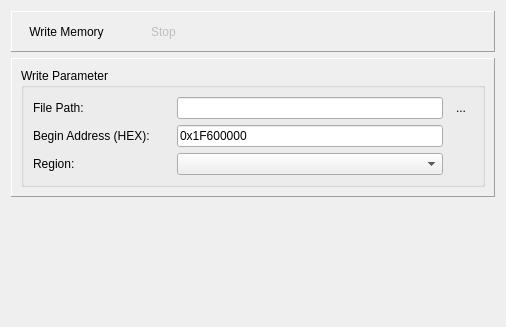
<?xml version="1.0" encoding="UTF-8"?>
<ui version="4.0">
 <class>WriteMemoryWidget</class>
 <widget class="QWidget" name="WriteMemoryWidget">
  <property name="geometry">
   <rect>
    <x>0</x>
    <y>0</y>
    <width>505</width>
    <height>327</height>
   </rect>
  </property>
  <property name="windowTitle">
   <string>Form</string>
  </property>
  <layout class="QGridLayout" name="gridLayout_4">
   <item row="0" column="0">
    <widget class="QFrame" name="frame">
     <property name="frameShape">
      <enum>QFrame::Panel</enum>
     </property>
     <property name="frameShadow">
      <enum>QFrame::Raised</enum>
     </property>
     <layout class="QGridLayout" name="gridLayout_3">
      <item row="0" column="0">
       <layout class="QHBoxLayout" name="horizontalLayout">
        <item>
         <widget class="QToolButton" name="toolButton_writeMemory">
          <property name="minimumSize">
           <size>
            <width>91</width>
            <height>0</height>
           </size>
          </property>
          <property name="toolTip">
           <string>Ctrl + W</string>
          </property>
          <property name="text">
           <string>Write Memory</string>
          </property>
          <property name="icon">
           <iconset resource="../icon.qrc">
            <normaloff>:/images/writeMemory.png</normaloff>:/images/writeMemory.png</iconset>
          </property>
          <property name="iconSize">
           <size>
            <width>24</width>
            <height>24</height>
           </size>
          </property>
          <property name="toolButtonStyle">
           <enum>Qt::ToolButtonTextUnderIcon</enum>
          </property>
          <property name="autoRaise">
           <bool>true</bool>
          </property>
         </widget>
        </item>
        <item>
         <widget class="QToolButton" name="toolButton_stop">
          <property name="enabled">
           <bool>false</bool>
          </property>
          <property name="minimumSize">
           <size>
            <width>91</width>
            <height>0</height>
           </size>
          </property>
          <property name="toolTip">
           <string>F10</string>
          </property>
          <property name="text">
           <string>Stop</string>
          </property>
          <property name="icon">
           <iconset resource="../icon.qrc">
            <normaloff>:/images/stop.png</normaloff>:/images/stop.png</iconset>
          </property>
          <property name="iconSize">
           <size>
            <width>24</width>
            <height>24</height>
           </size>
          </property>
          <property name="toolButtonStyle">
           <enum>Qt::ToolButtonTextUnderIcon</enum>
          </property>
          <property name="autoRaise">
           <bool>true</bool>
          </property>
         </widget>
        </item>
        <item>
         <spacer name="horizontalSpacer_4">
          <property name="orientation">
           <enum>Qt::Horizontal</enum>
          </property>
          <property name="sizeHint" stdset="0">
           <size>
            <width>217</width>
            <height>20</height>
           </size>
          </property>
         </spacer>
        </item>
       </layout>
      </item>
     </layout>
    </widget>
   </item>
   <item row="1" column="0">
    <widget class="QFrame" name="frame_3">
     <property name="frameShape">
      <enum>QFrame::Panel</enum>
     </property>
     <property name="frameShadow">
      <enum>QFrame::Raised</enum>
     </property>
     <layout class="QGridLayout" name="gridLayout_2">
      <item row="0" column="0">
       <widget class="QGroupBox" name="groupBox_2">
        <property name="enabled">
         <bool>true</bool>
        </property>
        <property name="minimumSize">
         <size>
          <width>0</width>
          <height>0</height>
         </size>
        </property>
        <property name="title">
         <string>Write Parameter</string>
        </property>
        <layout class="QGridLayout" name="gridLayout">
         <item row="0" column="0">
          <layout class="QHBoxLayout" name="horizontalLayout_2">
           <item>
            <layout class="QVBoxLayout" name="verticalLayout">
             <item>
              <widget class="QLabel" name="label">
               <property name="text">
                <string>File Path:</string>
               </property>
              </widget>
             </item>
             <item>
              <widget class="QLabel" name="label_3">
               <property name="minimumSize">
                <size>
                 <width>138</width>
                 <height>0</height>
                </size>
               </property>
               <property name="text">
                <string>Begin Address (HEX):</string>
               </property>
              </widget>
             </item>
             <item>
              <widget class="QLabel" name="label_region">
               <property name="text">
                <string>Region:</string>
               </property>
              </widget>
             </item>
            </layout>
           </item>
           <item>
            <layout class="QVBoxLayout" name="verticalLayout_2">
             <item>
              <widget class="QLineEdit" name="lineEdit_FilePath">
               <property name="minimumSize">
                <size>
                 <width>229</width>
                 <height>0</height>
                </size>
               </property>
              </widget>
             </item>
             <item>
              <widget class="QLineEdit" name="lineEdit_address">
               <property name="minimumSize">
                <size>
                 <width>229</width>
                 <height>0</height>
                </size>
               </property>
               <property name="text">
                <string>0x1F600000</string>
               </property>
              </widget>
             </item>
             <item>
              <widget class="QComboBox" name="comboBox_region"/>
             </item>
            </layout>
           </item>
           <item>
            <layout class="QVBoxLayout" name="verticalLayout_3">
             <item>
              <widget class="QToolButton" name="toolButton_openFile">
               <property name="toolTip">
                <string>Browser</string>
               </property>
               <property name="text">
                <string>...</string>
               </property>
               <property name="icon">
                <iconset resource="../icon.qrc">
                 <normaloff>:/images/openFolder.png</normaloff>:/images/openFolder.png</iconset>
               </property>
               <property name="iconSize">
                <size>
                 <width>24</width>
                 <height>24</height>
                </size>
               </property>
               <property name="autoRaise">
                <bool>true</bool>
               </property>
              </widget>
             </item>
             <item>
              <widget class="QLabel" name="label_2">
               <property name="text">
                <string/>
               </property>
              </widget>
             </item>
             <item>
              <widget class="QLabel" name="label_5">
               <property name="text">
                <string/>
               </property>
              </widget>
             </item>
            </layout>
           </item>
          </layout>
         </item>
        </layout>
       </widget>
      </item>
     </layout>
    </widget>
   </item>
   <item row="2" column="0">
    <spacer name="verticalSpacer_2">
     <property name="orientation">
      <enum>Qt::Vertical</enum>
     </property>
     <property name="sizeHint" stdset="0">
      <size>
       <width>484</width>
       <height>62</height>
      </size>
     </property>
    </spacer>
   </item>
  </layout>
 </widget>
 <resources>
  <include location="../icon.qrc"/>
 </resources>
 <connections/>
</ui>
